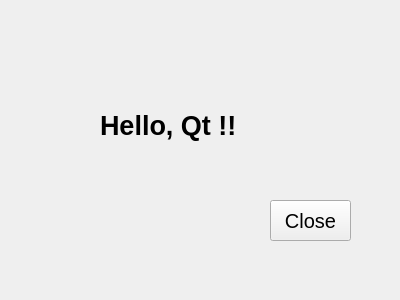
<?xml version="1.0" encoding="UTF-8"?>
<ui version="4.0">
 <class>Widget</class>
 <widget class="QWidget" name="Widget">
  <property name="geometry">
   <rect>
    <x>0</x>
    <y>0</y>
    <width>400</width>
    <height>300</height>
   </rect>
  </property>
  <property name="windowTitle">
   <string>Widget</string>
  </property>
  <widget class="QLabel" name="LabDemo">
   <property name="geometry">
    <rect>
     <x>100</x>
     <y>110</y>
     <width>191</width>
     <height>31</height>
    </rect>
   </property>
   <property name="font">
    <font>
     <pointsize>20</pointsize>
     <weight>75</weight>
     <bold>true</bold>
    </font>
   </property>
   <property name="text">
    <string>Hello, Qt !!</string>
   </property>
  </widget>
  <widget class="QPushButton" name="btnClose">
   <property name="geometry">
    <rect>
     <x>270</x>
     <y>200</y>
     <width>81</width>
     <height>41</height>
    </rect>
   </property>
   <property name="font">
    <font>
     <pointsize>15</pointsize>
     <weight>50</weight>
     <bold>false</bold>
    </font>
   </property>
   <property name="text">
    <string>Close</string>
   </property>
  </widget>
 </widget>
 <layoutdefault spacing="6" margin="11"/>
 <resources/>
 <connections>
  <connection>
   <sender>btnClose</sender>
   <signal>clicked()</signal>
   <receiver>Widget</receiver>
   <slot>close()</slot>
   <hints>
    <hint type="sourcelabel">
     <x>310</x>
     <y>220</y>
    </hint>
    <hint type="destinationlabel">
     <x>199</x>
     <y>149</y>
    </hint>
   </hints>
  </connection>
 </connections>
</ui>
